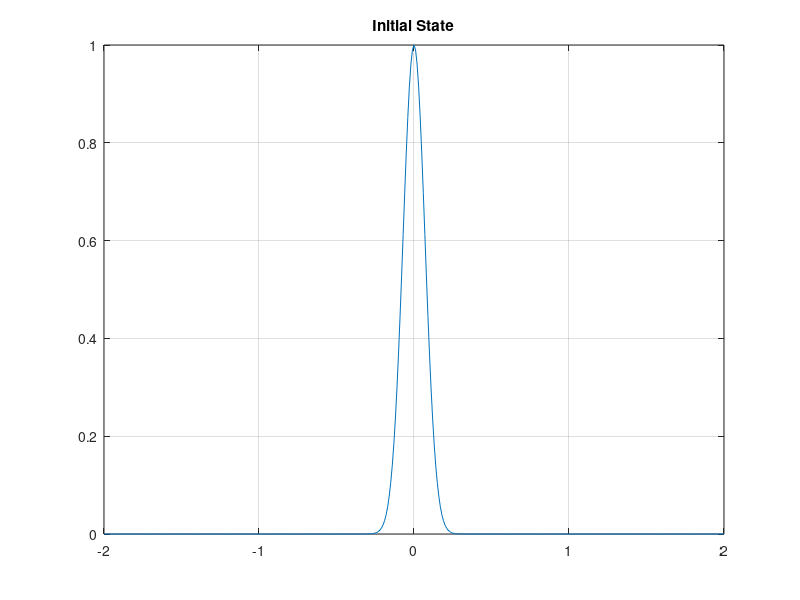

The MATLAB source for this figure: (Note: this script raises an error after producing the figure.)
%%% Methood of lines
clc
clear all
close all
global c2; 
global h;
global n;
%%% Parameters of the problem
L=2;    % which gos right and left
h=0.01; % step size
n=L/h;  % the number of lines

%%%% Initial Values
sigma=0.01; 
x=-L:h:L; size(x);

f=exp(-x.^2/sigma);
figure; 
plot(x,f); title('Initial State');grid on;

%%% Medium
 c2=[2*ones(300,1); 0.5*ones(101,1)];
 [t, u]=ode45(@ODE, 0:.01:1.2, [f'; zeros(401,1)]);
 
 figure;
 imagesc(u(:,1:401));
 
 
 figure;
 for i=1:length(t)
     plot(x,u(i,1:401))
     axis([-1.5,1.5,-0.5,1])
     grid on;
     m(i)=getframe;
 end

 
























